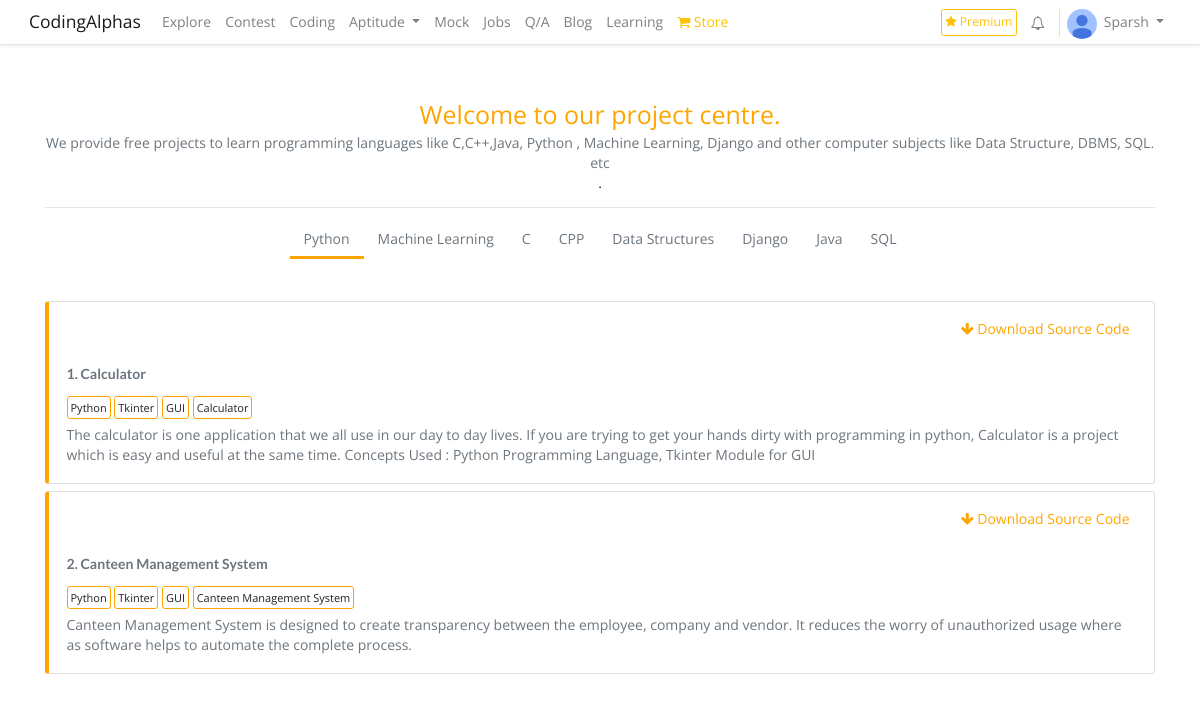
Page /projects/ (signed in) on the committed database.
### coding/models.py (models this page shows, shortened)
class Profile(models.Model):
    user = models.OneToOneField(User, on_delete=models.CASCADE)
    first_name = models.CharField(max_length=50, blank=True,default="")
    last_name = models.CharField(max_length=50, blank=True,default="")
    email = models.EmailField(max_length=50, blank=True,default="")
    phone_number = models.CharField(max_length=13, blank=True,default="")
    avatar = models.ImageField(upload_to='users/images',blank=False,default = 'users/images/default.jpg')
    headline = models.CharField(max_length=1000, blank=True,default="")
    bio = models.TextField(blank=True,default="")
    address = models.CharField(max_length=50, blank=True,default="")
    city = models.CharField(max_length=50, blank=True,default="")
    state  = models.CharField(max_length=50, blank=True,default="")
    country = models.CharField(max_length=50, blank=True,default="")
    date_of_birth = models.CharField(max_length=13, blank=True,default="")
    follow = models.ManyToManyField(User,default=None,blank=True,related_name="follow_title")
    following = models.ManyToManyField(User,default=None,blank=True,related_name="following_title")
    signup_confirmation = models.BooleanField(default=False)
    instagram = models.CharField(max_length=1000,blank=True,null=True)
    facebook = models.CharField(max_length=1000,blank=True,null=True)
    twitter = models.CharField(max_length=1000,blank=True,null=True)
    college = models.CharField(max_length=1000, blank=True,default="")
    medium = models.CharField(max_length=1000,blank=True,null=True)
    quora = models.CharField(max_length=1000,blank=True,null=True)
    other = models.CharField(max_length=1000,blank=True,null=True)
    favourities = models.ManyToManyField(Articles,blank=True,related_name="articles_titles")
    subscribe = models.ManyToManyField(User,default=None,blank=True,related_name="subscribe_title")
    mute = models.ManyToManyField(User,default=None,blank=True,related_name="mute_title")

### project/models.py (models this page shows, shortened)
class Category(models.Model):
    name = models.CharField(max_length = 1000,blank = True,unique = True)

class Project(models.Model):
    title = models.CharField(max_length = 1000,blank = True,unique = True)
    language =  models.ForeignKey(Category, related_name='languagecategory', to_field='name', on_delete=models.CASCADE)
    tags = models.CharField(max_length = 1000,blank = True)
    description = models.TextField(blank = True)
    link = models.TextField(blank = True)

### project/views.py (the view)
# urls.py: path("projects/",include("project.urls")),
def project(request):
    context = {}
    context['category'] = Category.objects.all()
    return render(request,'project/project.html',context)

### coding/context_processors.py (called while the page is built)
def data(request):
    companies = Company.objects.all().order_by('company_name')
    return {"company":companies}

### coding/models.py (called while the page is built)
    def __str__(self):
        return self.company_name

### coding/templatetags/shortcut.py (called while the page is built)
@register.filter
def json(value):
    value = value.split(",")
    return value

### project/templates/project/project.html (shortened to what this page needs)
{% extends 'coding/base.html' %}
{% load shortcut %}
{% block navbar %}
{% include 'coding/header.html' %}
{% endblock %}
{% block body %}
<div class="container">
    <div class="row">
        <div class="col-12 mt-5">
            <center>
           <p class="" style="color:#FFA500;font-size: 25px;">
               Welcome to our project centre.
           </p>
        </center>
           <center>
           <p class="text-muted">
            We provide free projects to learn programming languages like C,C++,Java, Python , Machine Learning, Django and other computer subjects like Data Structure, DBMS, SQL. etc
            </p>.
        </center>
        <hr>
        </div>
        <div class="col-12">
            <div class="tablt " style="display: flex; justify-content: space-around;" >
                <nav>
                    <div class="nav " id="nav-tab" role="tablist">
                        {% for data in category %}
                      <a  class="nav-item nav-link {% if forloop.counter == 1%} active {% endif %} text-muted"  id="navh{{data.id}}" data-toggle="tab" href="#navtb{{data.id}}" role="tab" aria-controls="nav-home" aria-selected="true">{{data.name}}</a>
                      {% endfor %}
                    </div>
                  </nav>
            </div>
        </div>
        <div class="col-12">
            <div class="tab-content mt-5" id="nav-tabContent">
                {% for data in category %}
                <div class="tab-pane fade {% if forloop.counter == 1%} show active {% endif %}" id="navtb{{data.id}}" role="tabpanel" aria-labelledby="nav-home-tab">
                    {% if data.languagecategory.all.count  == 0 %}
                    <center>
                    <p class="text-muted " style="margin-top: 150px;">
                        We don't have projects under this category right now.
                    </p>
                </center>
                    {% else %}
                    {% for df in data.languagecategory.all %}
                    <div class="card mt-2" style="width: 100%; border-left:4px solid #FFA500">
                        <div class="card-body">
                            <div style="display: flex; justify-content: flex-end;">
                                <a class="mr-2" href="{{df.link}}" style="text-decoration: none; color:#FFA500;"><i class="fa fa-arrow-down" aria-hidden="true"></i> Download Source Code</a>
                            </div>
                           <h5 class="text-muted">{{forloop.counter}}. {{df.title}}</h5>
                           <div class="mb-2">
                               {% for i in df.tags|json %}
                                    <a class="tags" style="font-size: 11px; border:1px solid #FFA500; border-radius: 3px; padding:3px;">{{i}}</a>
                               {% endfor %}
                           </div>
                           <div >
                           <p style="font-size: 14px; "class="text-muted">{{df.description|safe}}</p>
                        </div>
                        </div>
                    </div>
                    {% endfor %}
                    {% endif %}
                </div>
                {% endfor %}
              </div>
        </div>
    </div>
</div>
{% endblock %}

### coding/templates/coding/header.html (shortened to what this page needs)
<nav class="navbar navbar-expand-lg navbar-light bg-white fixed-top shadow-sm" style=" background-color:white; height:45px; border-bottom: 1px solid rgb(0,0,0,0.1); ;">
  <div class="container-fluid">
  <a class="navbar-brand pb-2" href="/">CodingAlphas</a>
  <div class="collapse navbar-collapse justify-content-between" id="navbarNavDropdown" style="font-size: 14px;">
      <ul class="navbar-nav">
        <li class="nav-item">
          <a class="nav-link" href="{% url 'explore' %}">Explore</a>
        </li>
        <li class="nav-item"><a class="nav-link" href="#">Contest</a></li>
        <li class="nav-item">
          <a class="nav-link" href="{% url 'coding' %}">Coding</a>
        </li>
          <li class="nav-item dropdown" >
              <a class="nav-link dropdown-toggle"  id="navbarDropdownMenuLink" data-toggle="dropdown" aria-haspopup="true" aria-expanded="false">Aptitude </a>
          </li>
            <li class="nav-item"><a class="nav-link" href="{% url 'mock_test' %}">Mock</a></li>
            <li class="nav-item">
              <a class="nav-link " href="{% url 'scrapper' %}">Jobs</a>
            </li>
            <li class="nav-item">
                <a class="nav-link " href="{% url 'discussion' %}">Q/A</a>
              </li>
              <li class="nav-item">
                <a class="nav-link " href="{% url 'blogs' %}">Blog</a>
              </li>
              <li class="nav-item">
                <a class="nav-link" href="{% url 'learning' %}">Learning</a>
              </li>
              <li class="nav-item dropdown" >
                <a class="nav-link text-warning "  id="navbarDropdownMenuLink" data-toggle="dropdown" aria-haspopup="true" aria-expanded="false"><i class="fa fa-shopping-cart"></i> Store</a>
              </li>
            </ul>
            <ul class="navbar-nav">
          {% if request.user.is_authenticated %}
          <li class="nav-item">
            <a class="nav-link btn btn-sm btn-outline-warning text-warning p-1 mt-1 mr-2" href="{% url 'coding' %}"><i class="fa fa-star"></i> Premium</a>
          </li>
          <li class="nav-item dropdown ml-auto">
            <a class="nav-link mt-1 mr-2 pr-3 border-right" href="#" id="navbarDropdownMenuLink" data-toggle="dropdown" aria-haspopup="true" aria-expanded="false">
            <i class="fa fa-bell-o"></i>
            </a>
          </li>
        <li class="nav-item dropdown ml-auto" style="display: flex; flex-direction: row;">
          <a class="mt-1">
            <img src="/media/{{user.profile.avatar}}" style="width:30px; border-radius:50%">
          </a>
          <a class="nav-link dropdown-toggle" href="#" id="navbarDropdownMenuLink" data-toggle="dropdown" aria-haspopup="true" aria-expanded="false">
            {{request.user}}
          </a>
        </li>
        {% else %}
        <li class="nav-item">
          <a class="nav-link " href="{% url 'login' %}">Sign In</a>
        </li>
        {% endif%}
      </ul>
  </div>
</div>
</nav>

### rows in the picture
Category: name "Python"
Category: name "Machine Learning"
Category: name "C"
Category: name "CPP"
Category: name "Data Structures"
Category: name "Django"
Category: name "Java"
Category: name "SQL"
Project: title "Calculator", tags "Python" "Tkinter" "GUI" "Calculator", description "The calculator is one application that we all use in our day to day lives. If you are trying to get your hands dirty with programming in python, Calculator is a project which is easy and useful at the same time. Concepts Used : Python Programming Language, Tkinter Module for GUI"
Project: title "Canteen Management System", tags "Python" "Tkinter" "GUI" "Canteen Management System", description "Canteen Management System is designed to create transparency between the employee, company and vendor. It reduces the worry of unauthorized usage where as software helps to automate the complete process."

### other values in the picture
{{ request.user }} "Sparsh"
